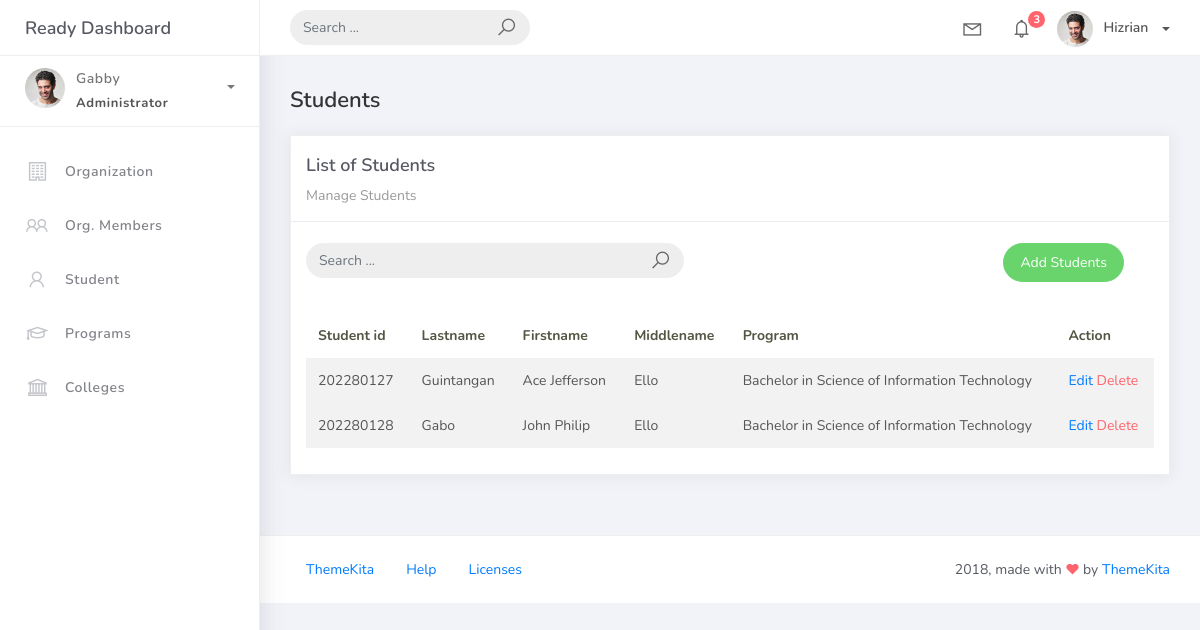
Page /student_list on the earlier database version.
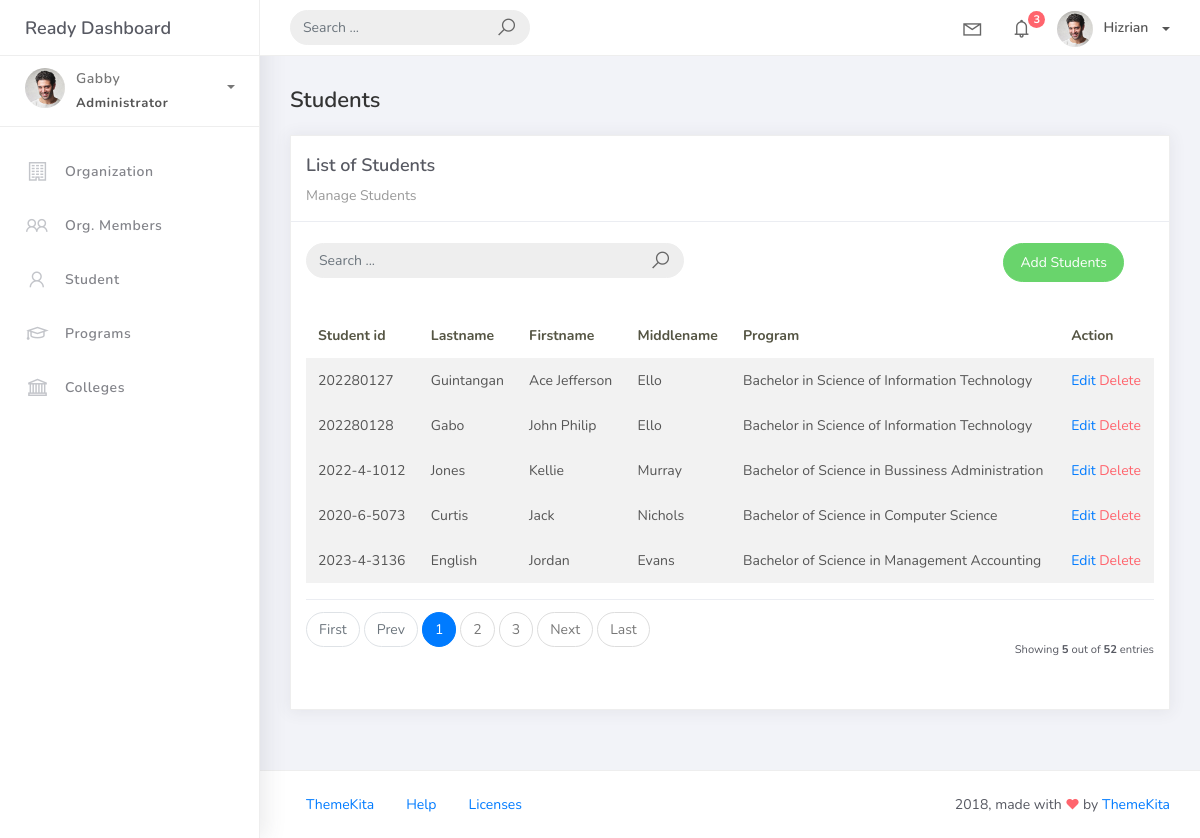
Same page on the later database version.
### studentorg/models.py (models this page shows, shortened)
class BaseModel(models.Model):
    created_at = models.DateTimeField(auto_now_add=True, db_index=True)
    updated_at = models.DateTimeField(auto_now=True)
    class Meta:
        abstract = True

class Student(BaseModel):
    student_id = models.CharField(max_length=15)
    lastname = models.CharField(max_length=25)
    firstname = models.CharField(max_length=25)
    middlename = models.CharField(max_length=25, blank=True, null=True)
    program = models.ForeignKey(Program, on_delete=models.CASCADE)

class Program(BaseModel):
    prog_name = models.CharField(max_length=150)  # Fixed variable name from 'programme' to 'prog_name'
    college = models.ForeignKey(College, on_delete=models.CASCADE)
    def __str__(self):
        return self.prog_name

### studentorg/views.py (the view)
# urls.py: path('student_list', StudentList.as_view(), name='student-list'),
class StudentList(ListView):
    model = Student
    context_object_name = 'student'
    template_name = 'student_list.html'
    paginate_by = 5

### templates/student_list.html
{% extends 'base.html' %} {% load static %} {% block content %}
<div class="content">
    <div class="container-fluid">
        <h4 class="page-title">Students</h4>
        <div class="row">
            <div class="col-md-12">
                <div class="card">
                    <div class="card-header">
                        <div class="card-title">List of Students</div>
                        <div class="card-category">Manage Students</div>
                    </div>
                    <br />
                    <div class="col-md-12 row">
                    <div class="col-md-6">
                    <form class="navbar-left navbar-form nav-search mr-md-3" action="">
                    <div class="input-group">
                    <input type="text" placeholder="Search ..." class="form-control" />
                    <div class="input-group-append">
                    <span class="input-group-text">
                    <i class="la la-search search-icon"></i>
                    </span>
                    </div>
                    </div>
                    </form>
                    </div>
                    <div class="col-md-6">
                    <div class="pull-right">
                    <a href="{% url 'student-add' %}" class="btn btn-success btn-rounded">Add Students</a>
                    </div>
                    </div>
                    </div>
                    <div class="card-body">
                        <table class="table table-striped mt-3">
                            <thead>
                                <tr>
                                    <th scope="col">Student id</th>
                                    <th scope="col">Lastname</th>
                                    <th scope="col">Firstname</th>
                                    <th scope="col">Middlename</th>
                                    <th scope="col">Program</th>
                                    <th scope="col">Action</th>
                                </tr>
                            </thead>
                            <tbody>
                                {% for object in object_list %}
                                <tr>
                                    <td>{{ object.student_id }}</td>
                                    <td>{{ object.lastname }}</td>
                                    <td>{{ object.firstname }}</td>
                                    <td>{{ object.middlename }}</td>
                                    <td>{{ object.program }}</td>
                                    <td>
                                        <a href="student_list/{{object.id}}">Edit</a>
                                        <a href="student_list/{{object.id}}/delete" class="text-danger">Delete</a>
                                    </td>
                                    <tr>
                                        {% empty %}
                                    </tr>
                                <td colspan="4" style="text-align: center;">
                                    <p class="text-sm font-weight-bold mb-0">No Records Found</p>
                                </td>
                                </tr>
                                {% endfor %}
                            </tbody>
                        </table>
                        {% include 'includes/pagination.html' %}
                    </div>
                </div>
            </div>
        </div>
    </div>
</div>
{% endblock %}

Differences in the rows shown:
added Student: student_id "2022-4-1012", lastname "Jones", firstname "Kellie", middlename "Murray", program "Bachelor of Science in Bussiness Administration"
added Student: student_id "2020-6-5073", lastname "Curtis", firstname "Jack", middlename "Nichols", program "Bachelor of Science in Computer Science"
added Student: student_id "2023-4-3136", lastname "English", firstname "Jordan", middlename "Evans", program "Bachelor of Science in Management Accounting"
Other differences:
{{ object_list.count }}: (not shown) → "5"
{{ paginator.count }}: (not shown) → "52"
text now shown: "First Prev Next Last Showing out of entries"
new list line: "1"
new list line: "2"
new list line: "3"
